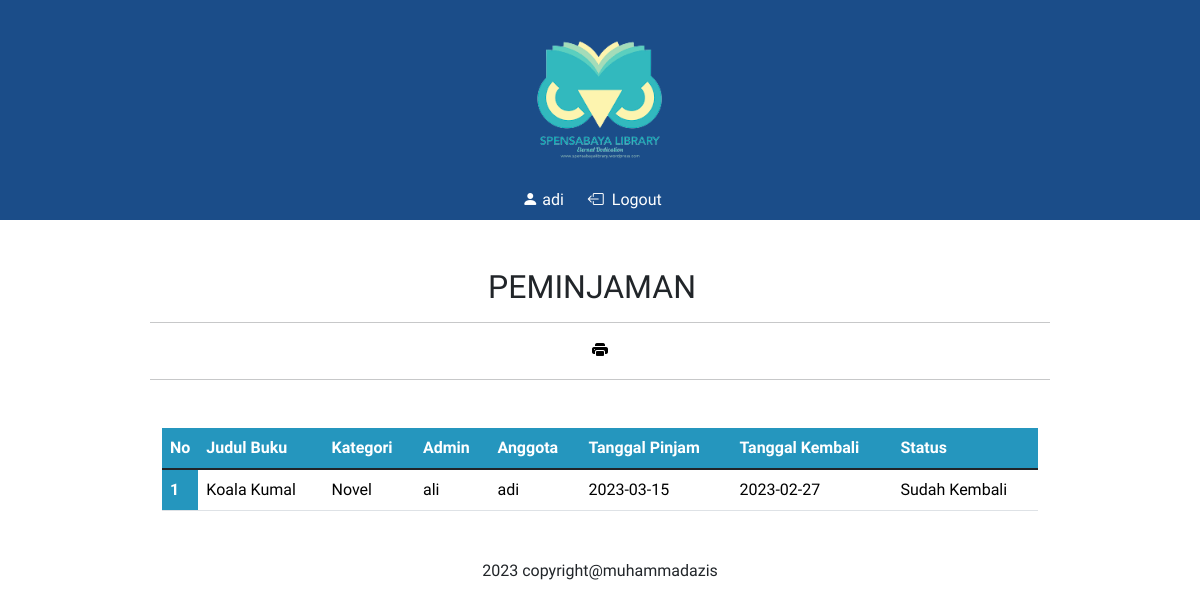
Page /anggota.php?f=home&m=memberarea (signed in) on the committed database.
### tables this page shows
CREATE TABLE `t_anggota` (
  `f_id` int(11) NOT NULL,
  `f_nama` varchar(200) NOT NULL,
  `f_username` varchar(200) NOT NULL,
  `f_password` varchar(200) NOT NULL,
  `f_tempatlahir` varchar(100) NOT NULL,
  `f_tanggallahir` date NOT NULL
);

CREATE TABLE `t_peminjaman` (
  `f_id` int(11) NOT NULL,
  `f_idadmin` int(11) NOT NULL,
  `f_idanggota` int(11) NOT NULL,
  `f_tanggalpeminjaman` date NOT NULL
);

CREATE TABLE `t_buku` (
  `f_id` int(11) NOT NULL,
  `f_idkategori` int(11) NOT NULL,
  `f_judul` varchar(200) NOT NULL,
  `f_pengarang` varchar(200) NOT NULL,
  `f_penerbit` varchar(200) NOT NULL,
  `f_deskripsi` varchar(700) NOT NULL
);

CREATE TABLE `t_kategori` (
  `f_id` int(11) NOT NULL,
  `f_kategori` varchar(200) NOT NULL
);

CREATE TABLE `t_detailpeminjaman` (
  `f_id` int(11) NOT NULL,
  `f_idpeminjaman` int(11) NOT NULL,
  `f_iddetailbuku` int(11) NOT NULL,
  `f_tanggalkembali` date NOT NULL
);

### dbcontroller.php (called while the page is built, shortened)
<?php class dbcontroller
{
    private $host = "127.0.0.1";
    private $user = "root";
    private $password = "";
    private $database = "usk_muhammadazis";
    private $koneksi;
    public function __construct()
    {
        $this->koneksi = $this->koneksiDB();
    }
    public function koneksiDB()
    {
        $koneksi = mysqli_connect($this->host, $this->user, $this->password, $this->database);
        return $koneksi;
    }
    public function getALL($sql)
    {
        $result = mysqli_query($this->koneksi, $sql);
        while ($row = mysqli_fetch_assoc($result)) {
            $data[] = $row;
        }
        if (!empty($data)) {
            return $data;
        }
    }
    public function getITEM($sql)
    {
        $result = mysqli_query($this->koneksi, $sql);
        $row = mysqli_fetch_assoc($result);
        return ($row);
    }
}

### home/memberarea.php (the view, shortened to what this page needs)
<?php
$ida = $_SESSION['id'];
$sql = "SELECT t_peminjaman.f_id AS idp, t_buku.f_judul, t_kategori.f_kategori, t_admin.f_nama AS admin, t_anggota.f_nama AS anggota,t_peminjaman.f_tanggalpeminjaman, t_detailpeminjaman.f_tanggalkembali
    FROM t_peminjaman
    INNER JOIN t_admin ON t_peminjaman.f_idadmin=t_admin.f_id
    INNER JOIN t_anggota ON t_peminjaman.f_idanggota=t_anggota.f_id
    INNER JOIN t_detailpeminjaman ON t_peminjaman.f_id=t_detailpeminjaman.f_idpeminjaman
    INNER JOIN t_detailbuku ON t_detailpeminjaman.f_iddetailbuku=t_detailbuku.f_id
    INNER JOIN t_buku ON t_detailbuku.f_idbuku=t_buku.f_id
    INNER JOIN t_kategori ON t_buku.f_idkategori = t_kategori.f_id WHERE t_anggota.f_id =$ida;";
$row = $db->getALL($sql);
$no = 1;
?>
<!DOCTYPE html>
<html lang="en">
<head>
    <link rel="stylesheet" href="../bootstrap/css/bootstrap.css">
</head>
<body>
    <form id="compose" name="compose" method="post" action="" enctype="multipart/form-data">
        <strong>
            <center>
                <h2 style="font-family: 'Sriracha', cursive;">PEMINJAMAN &nbsp;</h2>
                <hr>
                <a style="color: black;" target="_blank" href="home/print.php?id=<?php echo $ida ?>"><i class="bi bi-printer-fill"></i></a>
                <hr>
            </center>
        </strong>
        <div class="mt-5">
            <div class="container">
                <table class="table w-80">
                    <tr style="color: #fff; background-color: #2596be;">
                        <th>No</th>
                        <th>Judul Buku</th>
                        <th>Kategori</th>
                        <th>Admin</th>
                        <th>Anggota</th>
                        <th>Tanggal Pinjam</th>
                        <th>Tanggal Kembali</th>
                        <th>Status</th>
                    </tr>
                    <tbody>
                        <?php if (!empty($row)) { ?>
                            <?php foreach ($row as $r) : ?>
                                <tr style="color: black;">
                                    <td style="background-color: #2596be; color: white; font-weight: bold; width: 20px;"><?php echo $no++ ?></td>
                                    <td><?php echo $r['f_judul'] ?></td>
                                    <td><?php echo $r['f_kategori'] ?></td>
                                    <td><?php echo $r['admin'] ?></td>
                                    <td><?php echo $r['anggota'] ?></td>
                                    <td><?php echo $r['f_tanggalpeminjaman'] ?></td>
                                    <td><?php echo $r['f_tanggalkembali'] ?></td>
                                    <td> <?php
                            if ($r['f_tanggalkembali'] == '0000-00-00') {
                                echo "Belum Kembali";
                            } else {
                                echo "Sudah Kembali";
                            } ?>
                    </td>
                                </tr>
                            <?php endforeach ?>
                        <?php } ?>
                    </tbody>
                </table>
            </div>
        </div>
    </form>
</body>
</html>

### anggota.php (shortened to what this page needs)
<?php
require_once "dbcontroller.php";
$db = new dbcontroller;
?>
<!DOCTYPE html>
<html lang="en">
<head>
    <link rel="stylesheet" href="bootstrap/css/bootstrap.css">
    <link rel="stylesheet" href="https://cdn.jsdelivr.net/npm/bootstrap-icons@1.10.3/font/bootstrap-icons.css">
</head>
<body class="bg" style="margin:0;">
    <aside style=" background-color: #1b4d89;" class="main-sidebar sidebar-dark-primary elevation-4">
                <span class="brand-text font-weight-light" style="background-color: lightgrey;"><center><img src="loginadmin/logo1.png" style="width: 180px;"></center></span>
                <div style="display: flex; justify-content: center;">
                    <?php
                        if (isset($_SESSION['id'])) {
                            $ida = $_SESSION['id'];
                            $sql = "SELECT f_username FROM t_anggota WHERE f_id=$ida";
                            $row = $db->getITEM($sql);
                            echo '
                            <div style="display:flex; justify-content:center; align-items:center;">
                                <span style="color:white;"> <i class="bi bi-person-fill"></i> ' . $row['f_username'] . '</span>
                                <a style="color: white;" class="nav-link active" href="?log=logout"><i class="bi bi-box-arrow-left mx-2"></i>Logout</a>
                            </div>';
                        } else {
                            echo '<a style="color: white;" class="nav-link active" href="login.php"><i class="bi bi-people mx-2"></i>Login</a></div>';
                        }
                        ?>
                </div>
                </aside>
    <div class="mt-5">
        <center>
            <div class="col-md-9">
                <?php
                if (isset($_GET['f']) && isset($_GET['m'])) {
                    $f = $_GET['f'];
                    $m = $_GET['m'];
                    $file = $f . '/' . $m . '.php';
                    require_once $file;
                } else {
                    require_once "home/daftarbuku.php";
                }
                ?>
            </div>
        </center>
    </div>
    <div class="mt-5">
        <div class="col">
            <p class="text-center">2023 copyright@muhammadazis</p>
        </div>
    </div>
</body>
</html>

### home/memberarea.php (style rules this page uses)
body { font-family: 'Sriracha', cursive }

### rows in the picture
t_anggota: f_username "adi"
t_peminjaman: t_buku.f_judul "Koala Kumal", t_kategori.f_kategori "Novel", f_idadmin.f_nama "ali", f_idanggota.f_nama "adi", f_tanggalpeminjaman "2023-03-15", t_detailpeminjaman.f_tanggalkembali "2023-02-27"
